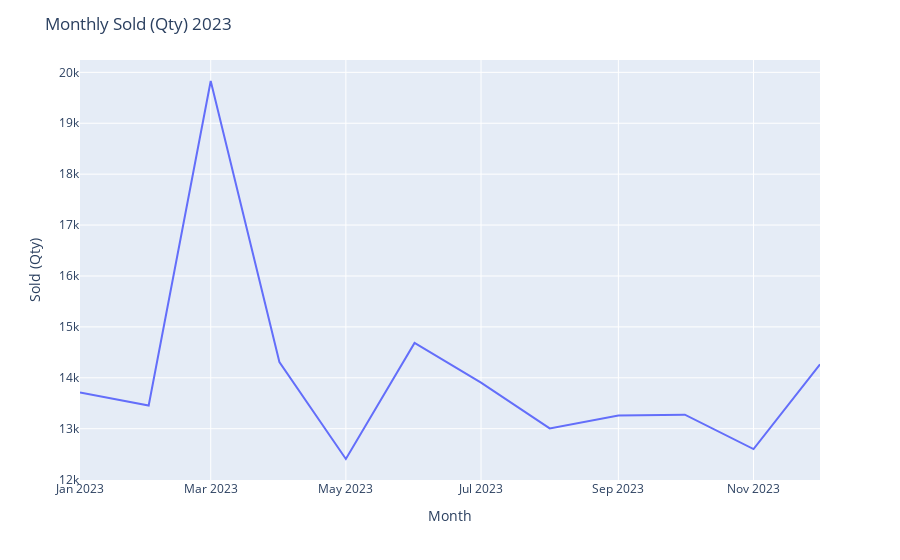

Write notebook code for a chart like this one.
### Markdown cell above
### Sold (Qty)

### Code cell
fig = px.line(slice_data_monthly, x=slice_data_monthly.index, y="Sold (Qty)")
fig.update_layout(
    yaxis_title="Sold (Qty)", 
    xaxis_title="Month",
    title="Monthly Sold (Qty) 2023"
)
fig.show()

### Figure 1 — Plotly figure (JSON) as saved in the notebook; plotly's stock layout.template omitted (floating-point values rounded to 4 significant figures)
{"data": [{"hovertemplate": "Date=%{x}<br>Sold (Qty)=%{y}<extra></extra>", "legendgroup": "", "line": {"color": "#636efa", "dash": "solid"}, "marker": {"symbol": "circle"}, "mode": "lines", "name": "", "orientation": "v", "showlegend": false, "type": "scatter", "x": ["2023-01-01T00:00:00", "2023-02-01T00:00:00", "2023-03-01T00:00:00", "2023-04-01T00:00:00", "2023-05-01T00:00:00", "2023-06-01T00:00:00", "2023-07-01T00:00:00", "2023-08-01T00:00:00", "2023-09-01T00:00:00", "2023-10-01T00:00:00", "2023-11-01T00:00:00", "2023-12-01T00:00:00"], "xaxis": "x", "y": [13710, 13455, 19830, 14310, 12405, 14685, 13905, 13005, 13260, 13275, 12600, 14265], "yaxis": "y"}], "layout": {"autosize": true, "legend": {"tracegroupgap": 0}, "margin": {"t": 60}, "title": {"text": "Monthly Sold (Qty) 2023"}, "xaxis": {"anchor": "y", "autorange": true, "domain": [0, 1], "range": ["2023-01-01", "2023-12-01"], "title": {"text": "Month"}, "type": "date"}, "yaxis": {"anchor": "x", "autorange": true, "domain": [0, 1], "range": [11990.0, 20240.0], "title": {"text": "Sold (Qty)"}, "type": "linear"}}}
